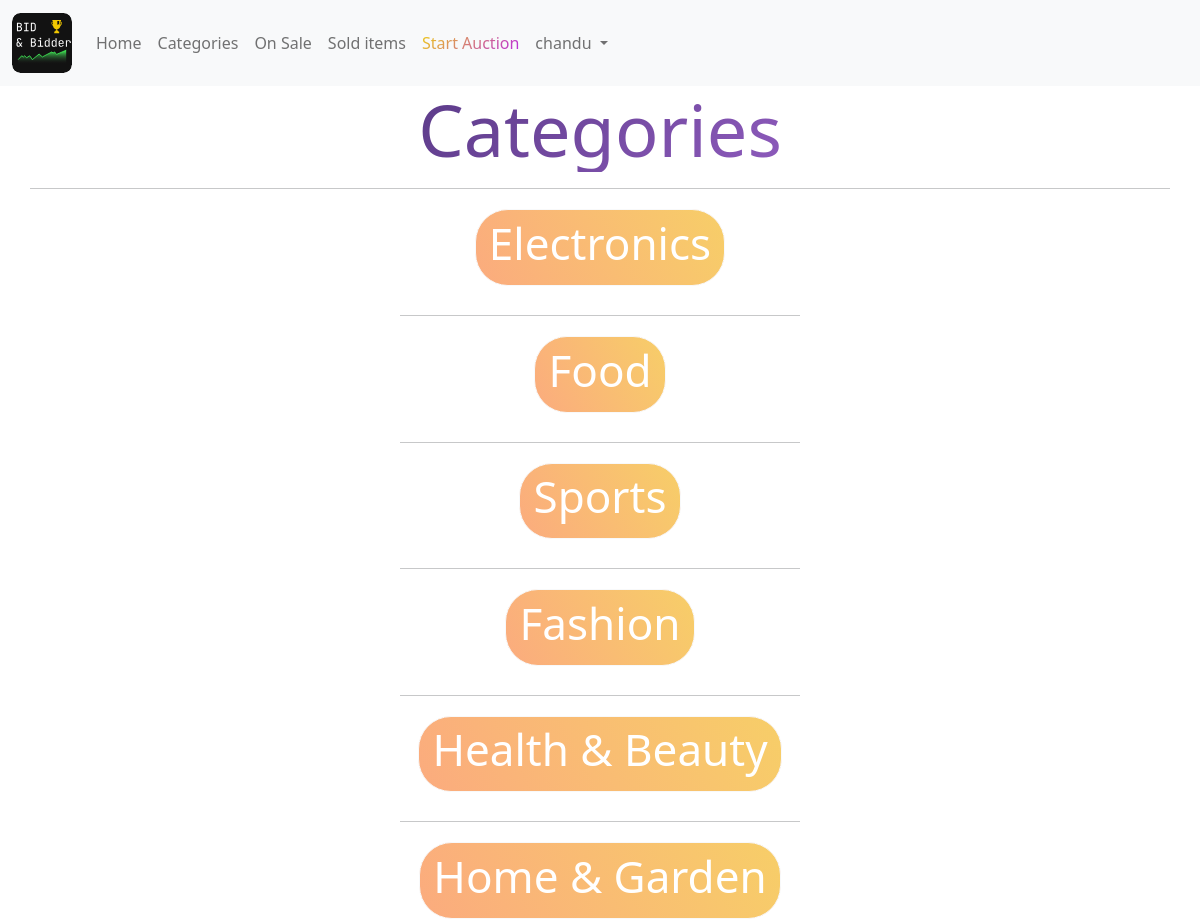
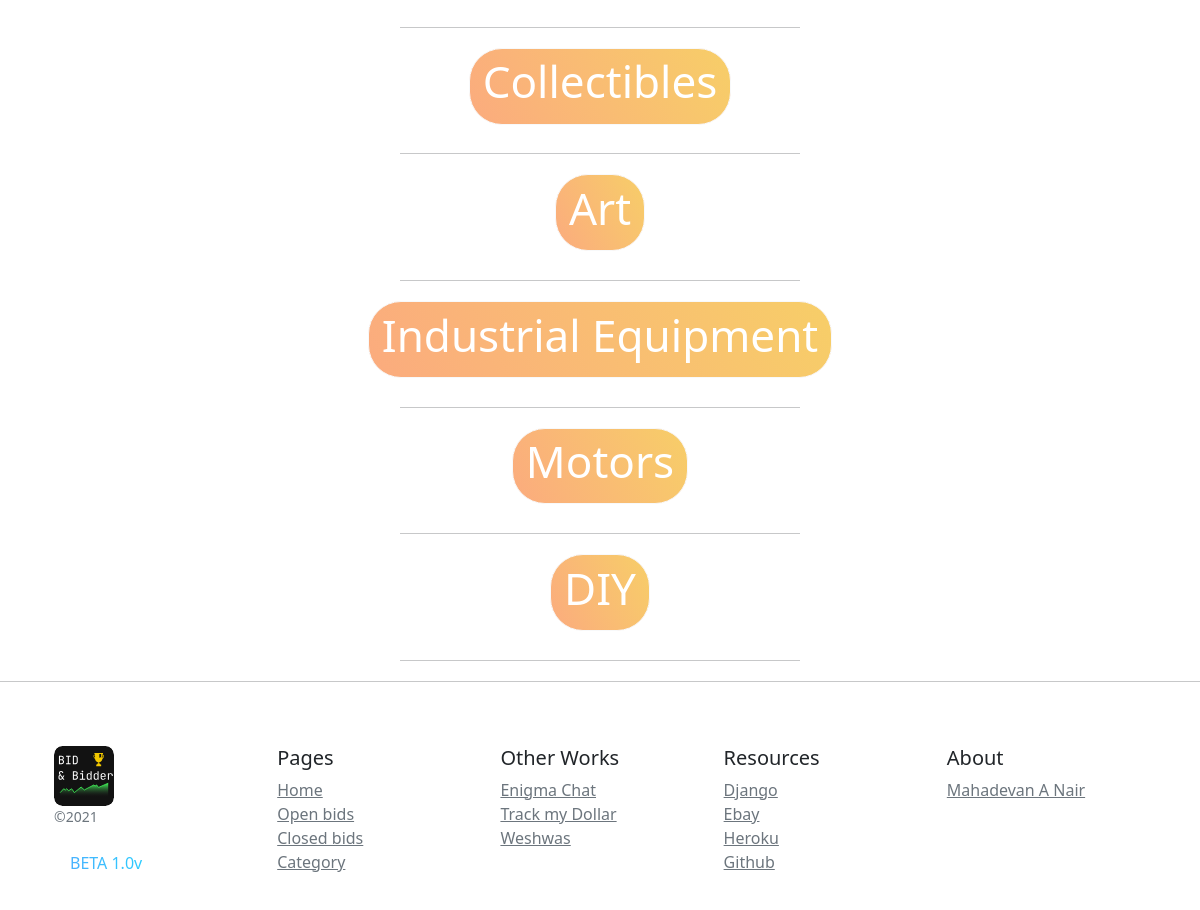
Screenshot of /categorylist (signed in) with the database file from the repository (2 pictures, top to bottom).
### auctions/models.py (models this page shows, shortened)
class User(AbstractUser):
    def __str__(self):
        return f"{self.username}"

class Category(models.Model):
    category = models.CharField(max_length = 30)

### auctions/views.py (the view)
# urls.py: path("categorylist", views.categorylist_page, name="categorylistpage"),
def categorylist_page(request):
    try:
        obj_count = AuctionList.objects.filter(watchers = request.user).count()
    except:
        obj_count = ""
    """ didint complete aution info view etc """
    category_list = Category.objects.all()
    empty = False
    if len(category_list) == 0:
        empty = True
    return render(request, "auctions/categorylist.html", {
        "category_list": category_list,
        "empty": empty,
        "watcher_count": obj_count
    })

### auctions/templates/auctions/categorylist.html
{% extends "auctions/layout.html" %}
{% block body %}
<h2 class='display-2 text-center'style='background: linear-gradient( 135deg, #3B2667 10%, #BC78EC 100%);-webkit-background-clip: text;
-webkit-text-fill-color: transparent;'><strong>Categories</strong></h2>
<hr class="container">
{% for category in category_list %}
<div class="text-center text-light" style="margin: 20px auto;">
<h1 class="btn btn-light" style="background-color: #FBAB7E;
background-image: linear-gradient(62deg, #FBAB7E 0%, #F7CE68 100%);border-radius: 30px; zoom: 1.1;
" ><a style="text-decoration: none;" href="{% url 'category_view' category.id %}"><h1 style="color: white;">{{ category.category }}</h1></a></h1>
</div>
<hr class="col-4" style="margin: 0 auto;" >
{% empty %}
<h1>no categories created by admin</h1>
{% endfor %}
{% endblock %}

### auctions/templates/auctions/layout.html (shortened to what this page needs)
{% load static %}
<!DOCTYPE html>
<html lang="eng">
	<head>
	    <link href="https://cdn.jsdelivr.net/npm/bootstrap@5.0.1/dist/css/bootstrap.min.css" rel="stylesheet">
  </head>
  <body>
	<nav class="navbar navbar-expand-lg navbar-light bg-light">
	  <div class="container-fluid">
	    <a class="navbar-brand" href="{% url 'index'%}">
    </a>
	    <div class="collapse navbar-collapse" id="navbarSupportedContent">
	      <ul class="navbar-nav me-auto mb-2 mb-lg-0">
	        <li class="nav-item">
	          <a class="nav-link" aria-current="page" href="{% url 'index' %}">Home</a>
	        </li>
	        <li class="nav-item">
	          <a class="nav-link" href="{% url 'categorylistpage' %}">Categories</a>
	        </li>
	        <li class="nav-item">
	          <a class="nav-link" href="{% url 'activelisting' %}">On Sale</a>
	        </li>
	        <li class="nav-item">
	          <a class="nav-link" href="{% url 'closedlisting' %}">Sold items</a>
	        </li>
          <li class="nav-item">
	          <a class="nav-link" style='background:linear-gradient( 135deg, #EECE13 10%, #B210FF 100%);;-webkit-background-clip: text;
            -webkit-text-fill-color: transparent;'  href="{% url 'createlisting' %}">Start Auction</a>
	        </li>
	        {% if user.is_authenticated %}
	        <li class="nav-item dropdown">
	          <a class="nav-link dropdown-toggle" href="{% url 'mydetailpage' %}" id="navbarDropdown" role="button" data-bs-toggle="dropdown" aria-expanded="false">
	            {{ user.username }}
	          </a>
	        </li>
	        {% endif %}
	      </ul>
	    </div>
	  </div>
	</nav>
    {% block body %}
    {% endblock %}
<hr size="3px" style="margin-top: 20px;">
<div class="container">
    <footer class="container py-5">
      <div class="row">
        <div class="col-12 col-md">
          <small class="d-block mb-3 text-muted">©2021</small>
          <p class="nav-link active mb-3" aria-current="page" style='background-image: linear-gradient(to right, #4facfe 0%, #00f2fe 100%);;-webkit-background-clip: text;
          -webkit-text-fill-color: transparent;' href="#">BETA 1.0v</p>
        </div>
        <div class="col-6 col-md">
          <h5>Pages</h5>
          <ul class="list-unstyled text-small">
            <li><a class="text-muted" href="{% url 'index' %}">Home</a></li>
            <li><a class="text-muted" href="{% url 'activelisting' %}">Open bids</a></li>
            <li><a class="text-muted" href="{% url 'closedlisting' %}">Closed bids</a></li>
            <li><a class="text-muted" href="{% url 'categorylistpage' %}">Category</a></li>
          </ul>
        </div>
        <div class="col-6 col-md">
          <h5>Other Works</h5>
          <ul class="list-unstyled text-small">
            <li><a class="text-muted" href="https://ecodersenigmaapp.herokuapp.com/">Enigma Chat</a></li>
            <li><a class="text-muted" href="https://trackmydollar.herokuapp.com/login">Track my Dollar</a></li>
            <li><a class="text-muted" href="http://www.weshwas.tk/">Weshwas</a></li>
          </ul>
        </div>
        <div class="col-6 col-md">
          <h5>Resources</h5>
          <ul class="list-unstyled text-small">
            <li><a class="text-muted" href="https://www.djangoproject.com/">Django</a></li>
            <li><a class="text-muted" href="https://www.ebay.com/">Ebay</a></li>
            <li><a class="text-muted" href="https://www.heroku.com">Heroku</a></li>
            <li><a class="text-muted" href="https://github.com/mahadevananair1">Github</a></li>
          </ul>
        </div>
        <div class="col-6 col-md">
          <h5>About</h5>
          <ul class="list-unstyled text-small">
            <li><a class="text-muted" href="https://github.com/mahadevananair1">Mahadevan A Nair</a></li>
          </ul>
        </div>
      </div>
    </footer>
</div>
  </body>
</html>

### rows the page displays
User: username "chandu"
Category: category "Electronics"
Category: category "Food"
Category: category "Sports"
Category: category "Fashion"
Category: category "Health & Beauty"
Category: category "Home & Garden"
Category: category "Collectibles"
Category: category "Art"
Category: category "Industrial Equipment"
Category: category "Motors"
Category: category "DIY"
